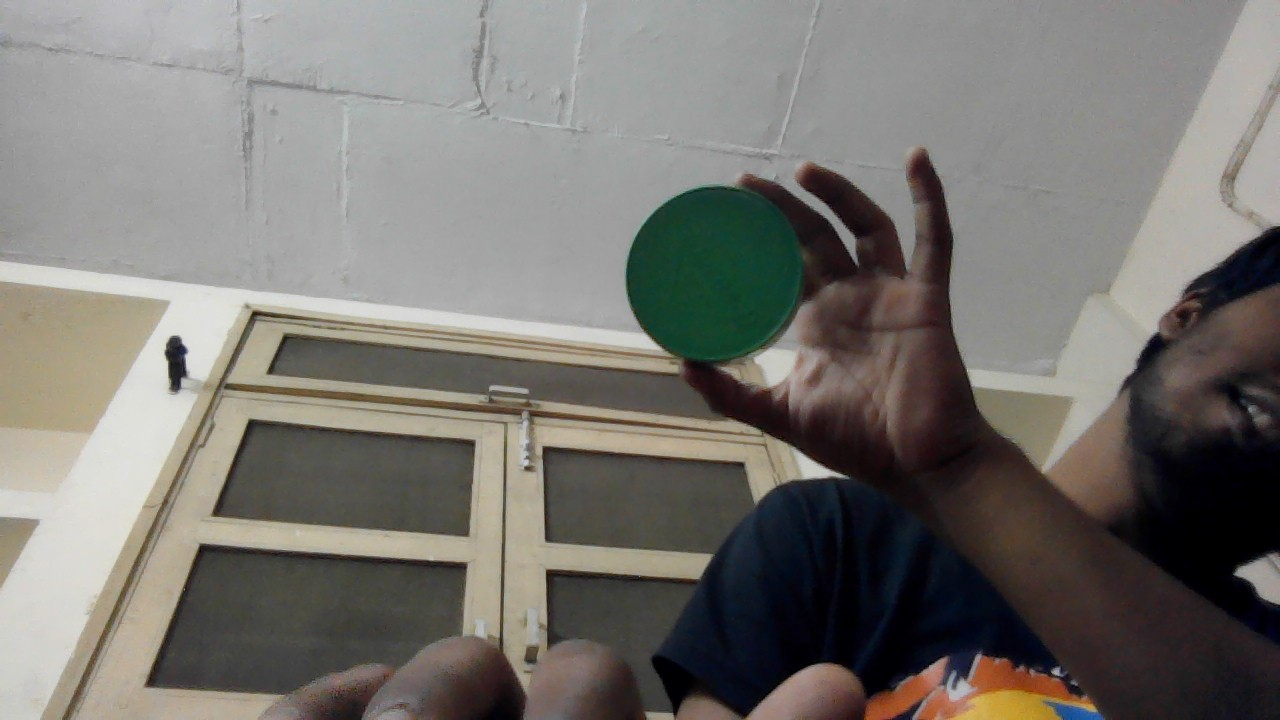
#> input picture image3.jpg, 1280 x 720 px
$ jupyter execute imageProcessingTest.ipynb
#> lines starting #> are read from the running program, lines starting #| are printed output that depends on the picture; after the words box and inside, x2 and y2 are one past the last pixel; in counts of white or black regions, pixels touching at a corner belong together
[cell 1]
import cv2
import numpy as np
# import time
# from pynput.keyboard import Key, Controller
from matplotlib import pyplot as plt

[cell 2]
img = cv2.imread('image3.jpg')
#> img is the input picture: shape (720, 1280, 3); mean B, G, R 111.9, 116.7, 119.5

[cell 3]
plt.imshow(img, cmap = 'gray', interpolation = 'bicubic')
plt.xticks([]), plt.yticks([])
plt.show()

[cell 4]
img = cv2.blur(img, (9, 9))
img = cv2.blur(img,(5, 5))

[cell 5]
plt.imshow(img, cmap = 'gray', interpolation = 'bicubic')
plt.xticks([]), plt.yticks([])
plt.show()

[cell 6]
img = cv2.cvtColor(img, cv2.COLOR_BGR2HSV)
#> img: shape (720, 1280, 3); mean H, S, V 46.7, 44.1, 122.1

[cell 7]
plt.imshow(img, cmap = 'gray', interpolation = 'bicubic')
plt.xticks([]), plt.yticks([])
plt.show()

[cell 8]
lower = np.array([55, 75, 35])
upper = np.array([85, 230, 230])
img = cv2.inRange(img, lower, upper)
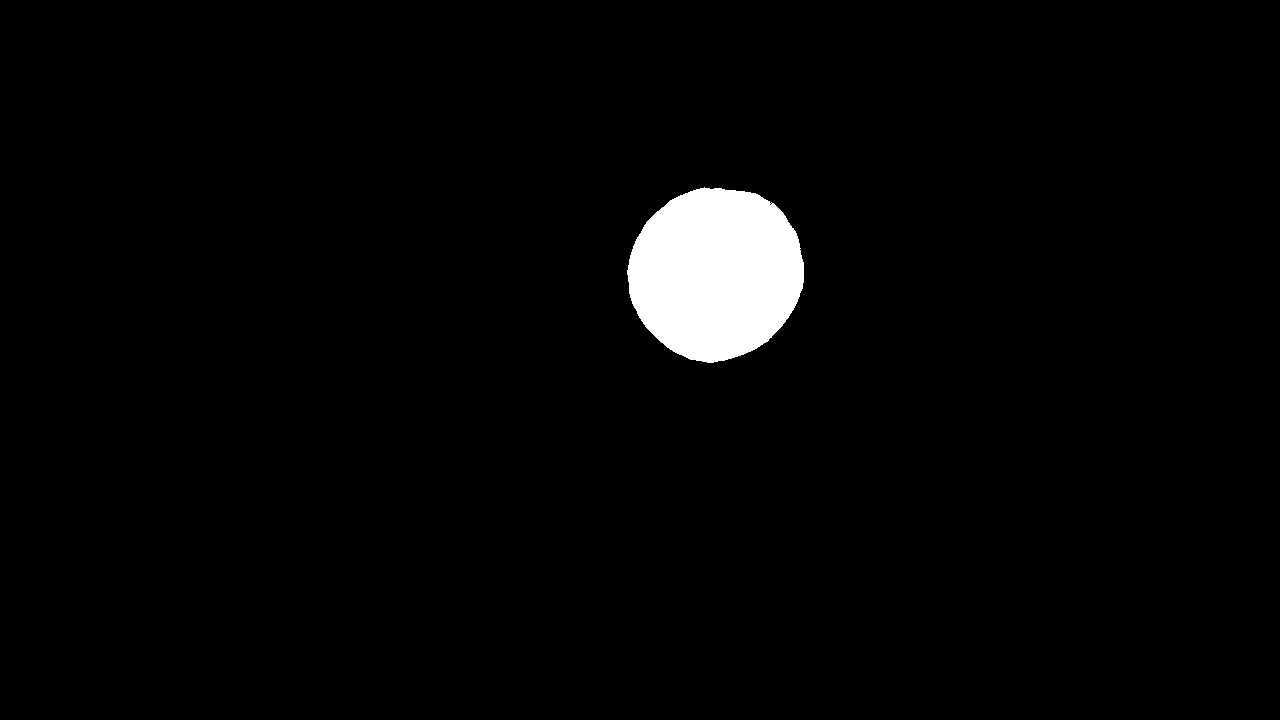
#> img: shape (720, 1280); 2.6% white; 1 white region, box (x1, y1, x2, y2) and area: (627, 187, 804, 363) 23937

[cell 9]
plt.imshow(img, cmap = 'gray', interpolation = 'bicubic')
plt.xticks([]), plt.yticks([])
plt.show()

[cell 10]
kernel_square = np.ones((11, 11), np.uint8)
kernel_ellipse = cv2.getStructuringElement(cv2.MORPH_ELLIPSE, (5, 5))

[cell 11]
img = cv2.dilate(img, kernel_ellipse, iterations=1)
#> img: shape (720, 1280); 2.7% white; 1 white region, box (x1, y1, x2, y2) and area: (625, 185, 806, 365) 25089

[cell 12]
plt.imshow(img, cmap = 'gray', interpolation = 'bicubic')
plt.xticks([]), plt.yticks([])
plt.show()

[cell 13]
img = cv2.erode(img, kernel_square, iterations=1)
#> img: shape (720, 1280); 2.3% white; 1 white region, box (x1, y1, x2, y2) and area: (631, 192, 801, 359) 21586

[cell 14]
plt.imshow(img, cmap = 'gray', interpolation = 'bicubic')
plt.xticks([]), plt.yticks([])
plt.show()

[cell 15]
img = cv2.dilate(img, kernel_ellipse, iterations=1)
#> img: shape (720, 1280); 2.5% white; 1 white region, box (x1, y1, x2, y2) and area: (629, 190, 803, 361) 22676

[cell 16]
plt.imshow(img, cmap = 'gray', interpolation = 'bicubic')
plt.xticks([]), plt.yticks([])
plt.show()

[cell 17]
img = cv2.erode(img, kernel_square, iterations=1)
#> img: shape (720, 1280); 2.1% white; 1 white region, box (x1, y1, x2, y2) and area: (634, 195, 798, 355) 19330

[cell 18]
img = cv2.dilate(img, kernel_ellipse, iterations=1)
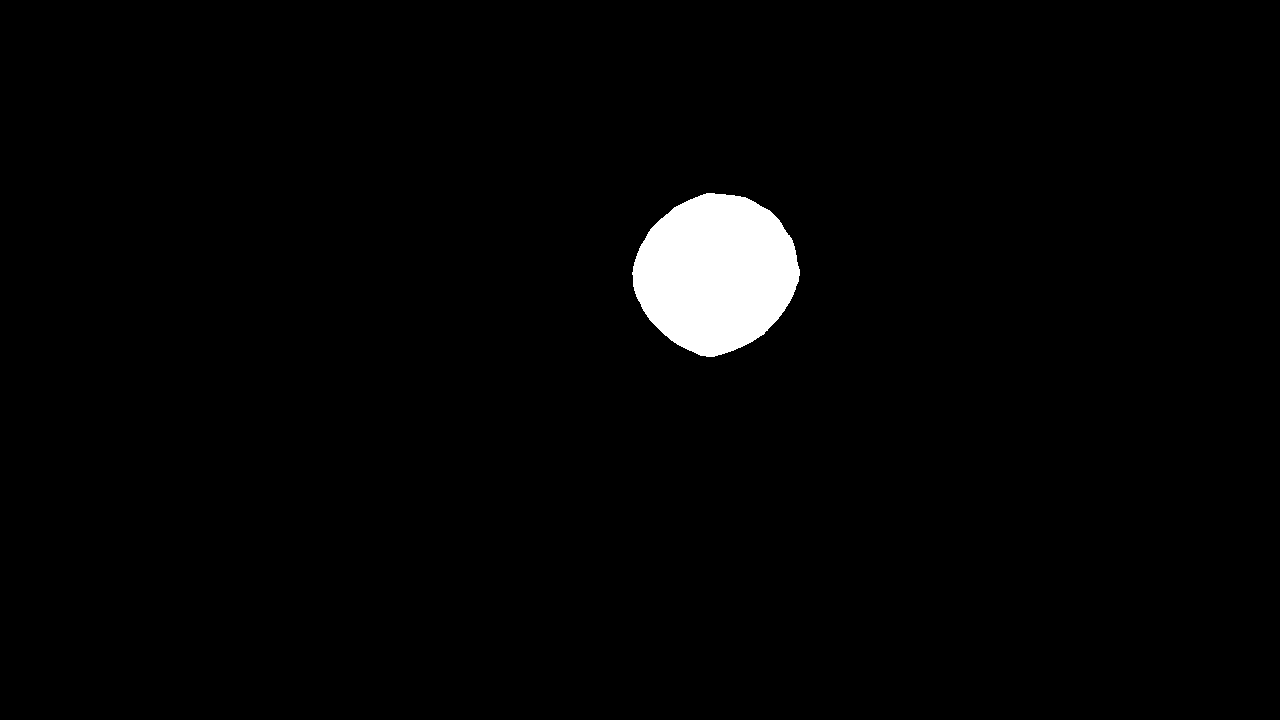
#> img: shape (720, 1280); 2.2% white; 1 white region, box (x1, y1, x2, y2) and area: (632, 193, 800, 357) 20364

[cell 19]
plt.imshow(img, cmap = 'gray', interpolation = 'bicubic')
plt.xticks([]), plt.yticks([])
plt.show()

[cell 20]
kernel_ellipse = cv2.getStructuringElement(cv2.MORPH_ELLIPSE, (8, 8))

[cell 21]
img = cv2.dilate(img, kernel_ellipse, iterations=1)
#> img: shape (720, 1280); 2.4% white; 1 white region, box (x1, y1, x2, y2) and area: (629, 190, 804, 361) 22436

[cell 22]
kernel_ellipse = cv2.getStructuringElement(cv2.MORPH_ELLIPSE, (5, 5))

[cell 23]
img = cv2.dilate(img, kernel_ellipse, iterations=1)
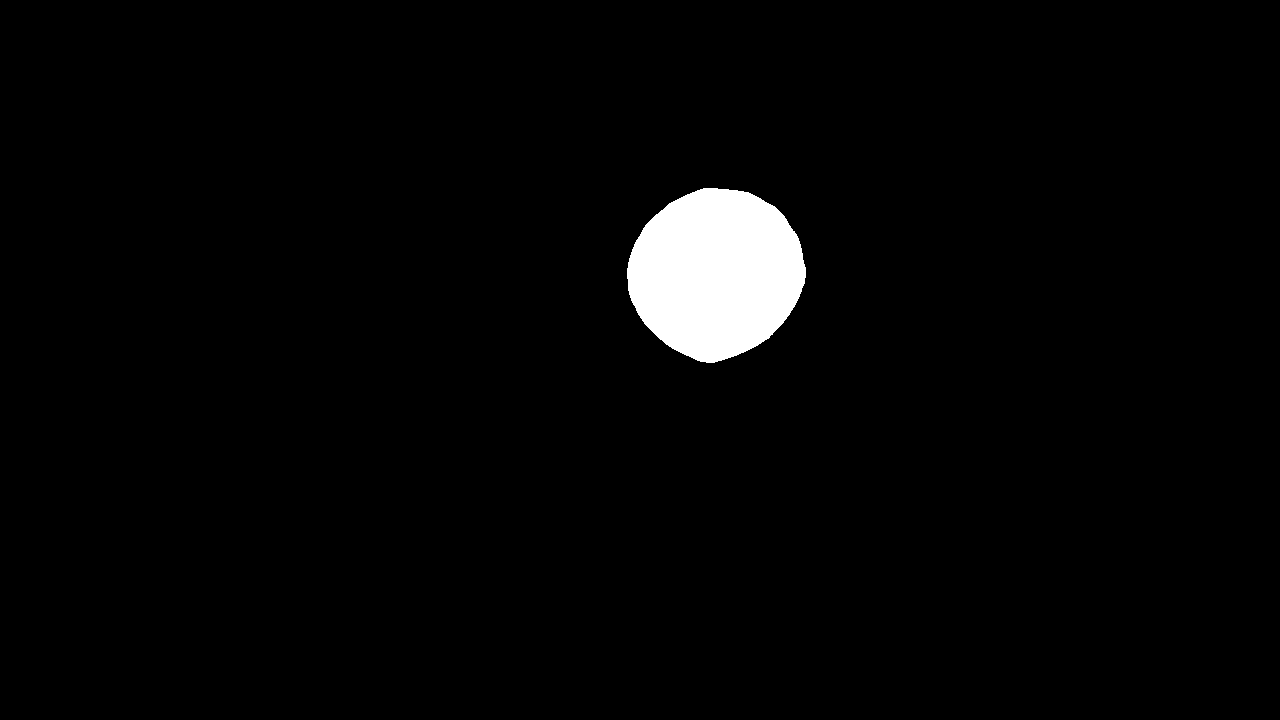
#> img: shape (720, 1280); 2.6% white; 1 white region, box (x1, y1, x2, y2) and area: (627, 188, 806, 363) 23544

[cell 24]
img = cv2.medianBlur(img, 5)
#> img: shape (720, 1280); 2.6% white; 1 white region

[cell 25]
plt.imshow(img, cmap = 'gray', interpolation = 'bicubic')
plt.xticks([]), plt.yticks([])
plt.show()

[cell 26]
ret, thresh = cv2.threshold(img, 127, 255, 0)

[cell 27]
plt.imshow(thresh, cmap = 'gray', interpolation = 'bicubic')
plt.xticks([]), plt.yticks([])
plt.show()

[cell 28]
contours, hierarchy = cv2.findContours(img, cv2.RETR_TREE, cv2.CHAIN_APPROX_SIMPLE)
#> contours = 1 contour; box (x1, y1, x2, y2) and area: (627, 188, 806, 363) 23300

[cell 29]
cv2.drawContours(img, contours, -1, (122, 122, 0), 2)
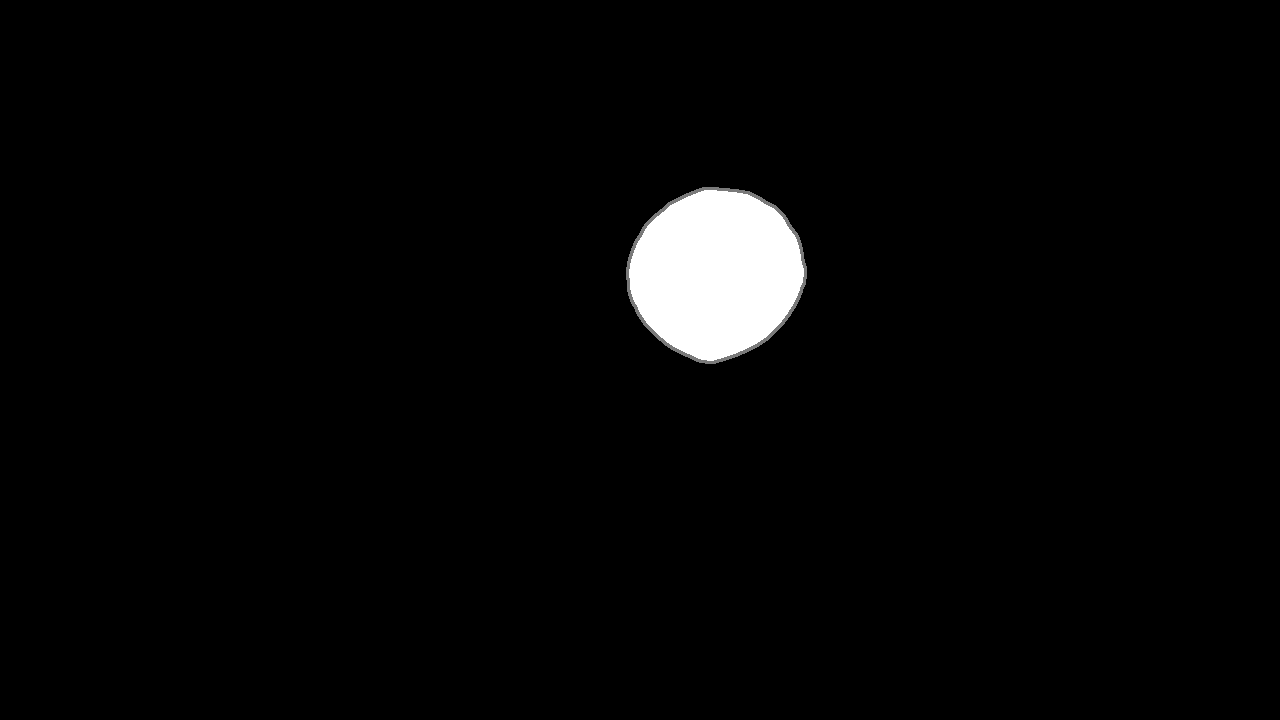
#> img: shape (720, 1280); min 0, max 255, mean 6.4

[cell 30]
cv2.imshow('frame', img)
k = cv2.waitKey(10) & 0xFF
#> (key Esc is pressed here)

$ run again, with image1.jpg copied over image3.jpg
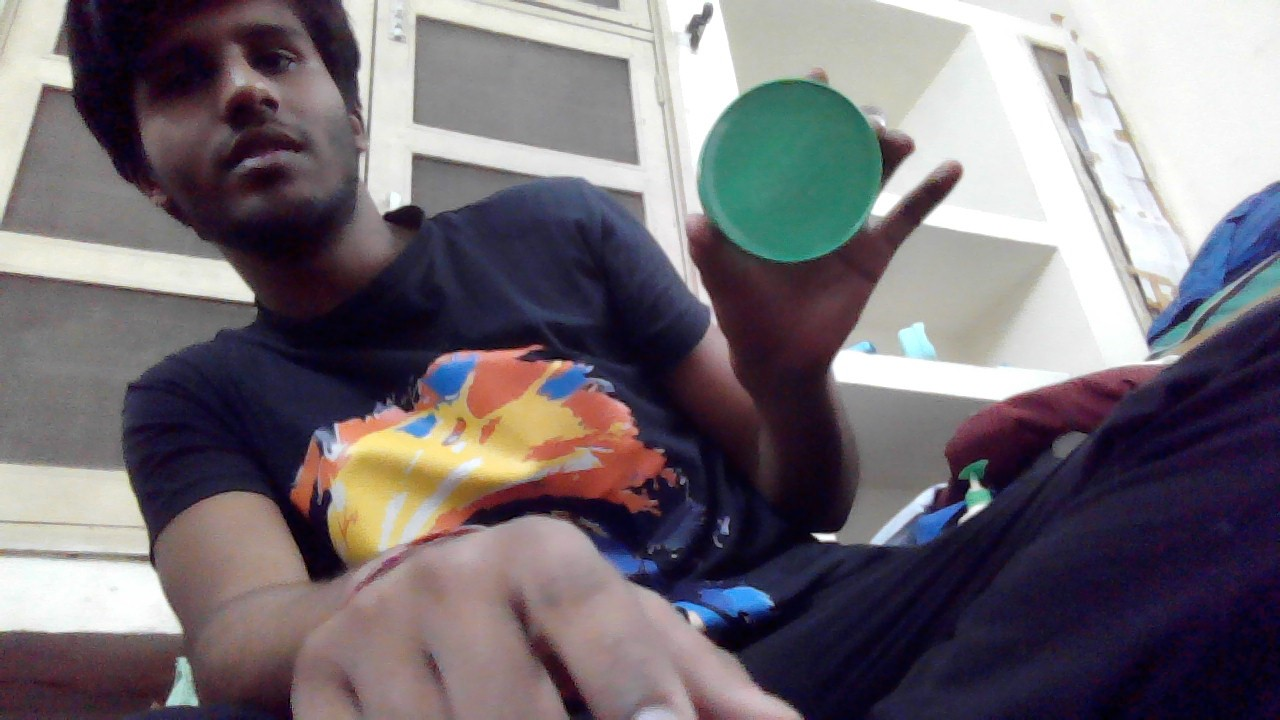
#> input picture image1.jpg, 1280 x 720 px
#> img is the input picture: shape (720, 1280, 3); mean B, G, R 116.1, 109.5, 116.4
#> `img = cv2.dilate(img, kernel_ellipse, iterations=1)`:
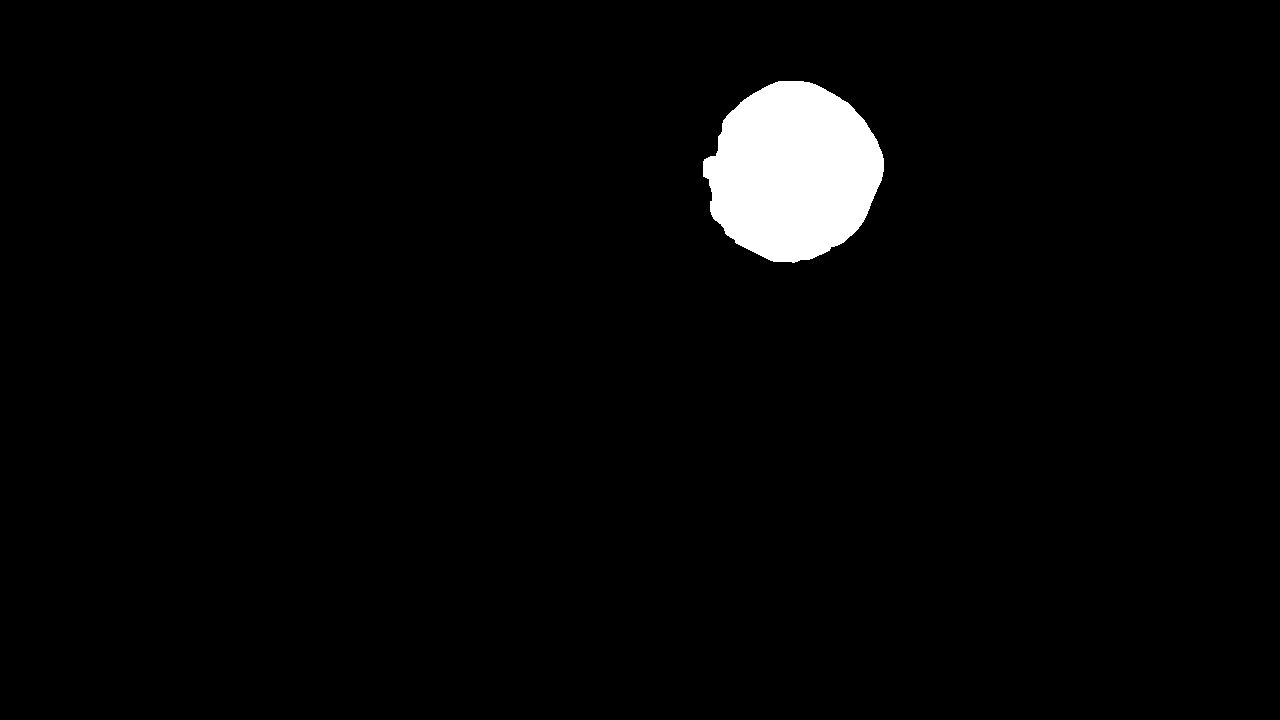
#> img: shape (720, 1280); 2.6% white; 1 white region, box (x1, y1, x2, y2) and area: (703, 81, 884, 263) 24406
#> contours = 1 contour; box (x1, y1, x2, y2) and area: (703, 81, 884, 263) 24152
#> `cv2.drawContours(img, contours, -1, (122, 122, 0), 2)`:
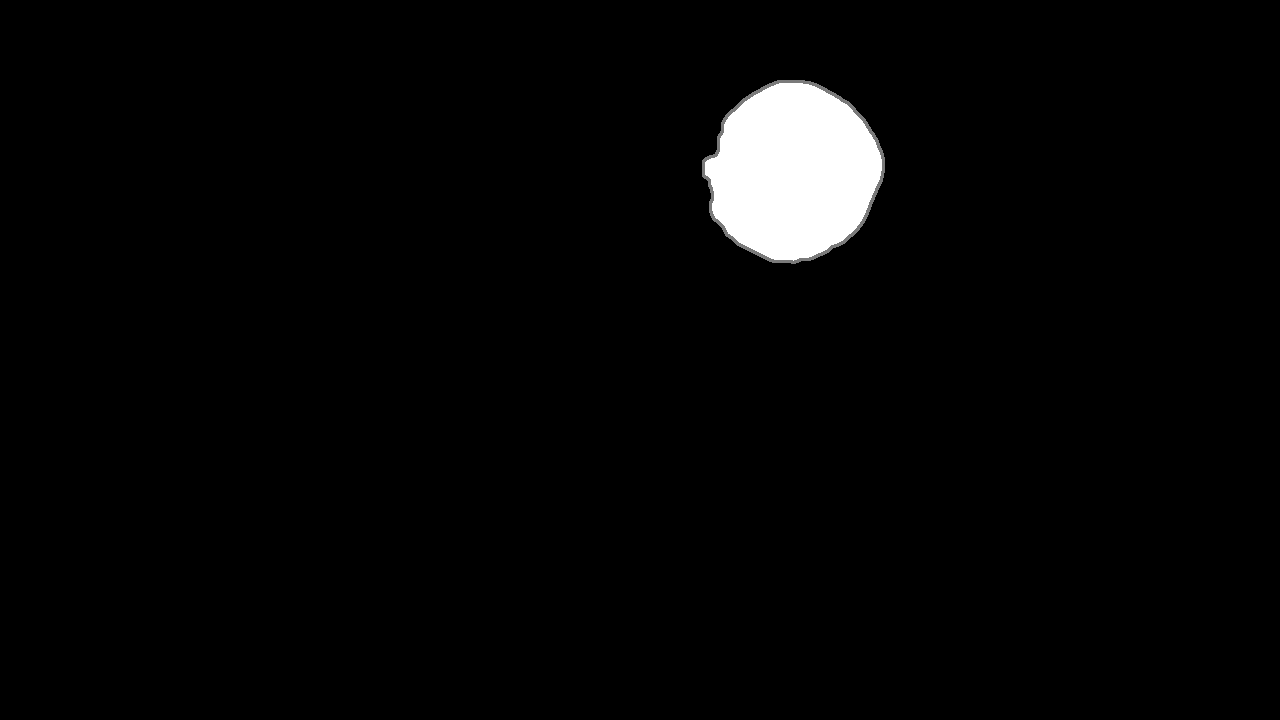
#> img: shape (720, 1280); min 0, max 255, mean 6.7
